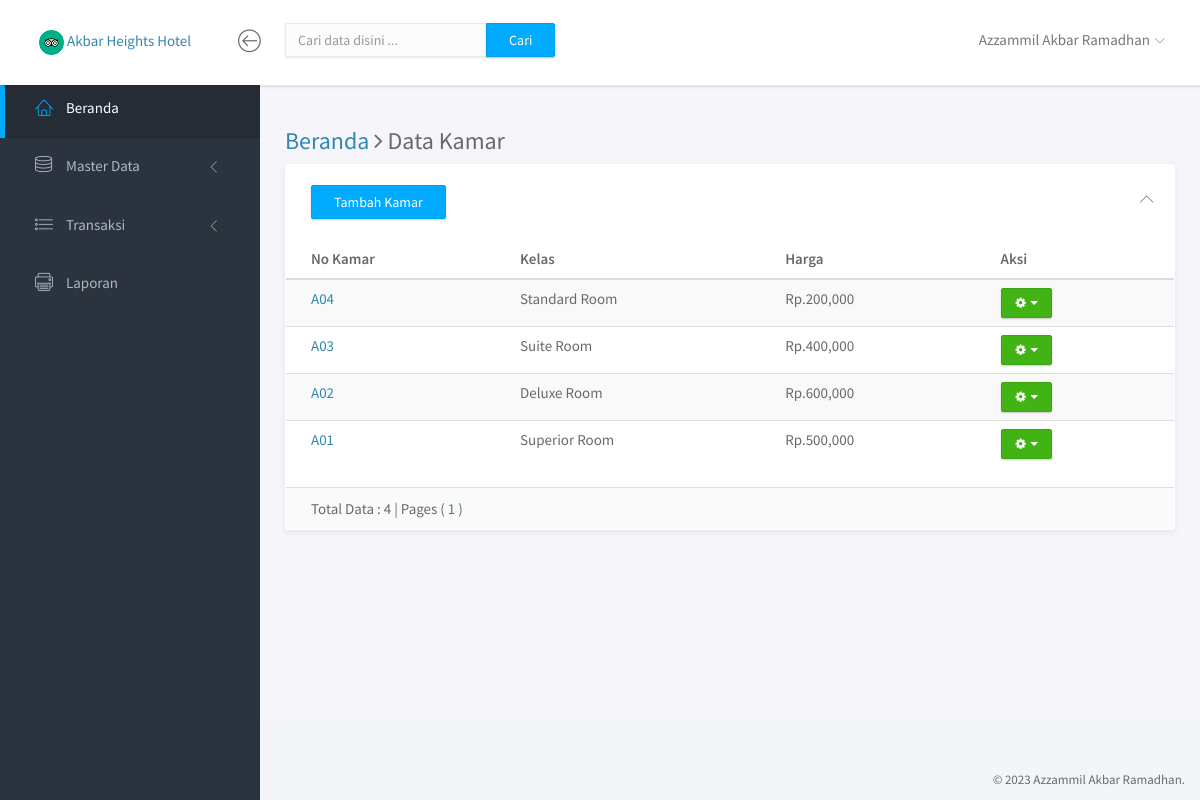
Screenshot of /index.php?p=kamar (signed in) with the database file from the repository.
### tables this page shows
CREATE TABLE `kamar` (
  `no_kamar` varchar(5) NOT NULL,
  `kelas` varchar(20) NOT NULL,
  `harga` int(11) NOT NULL,
  `status_kamar` varchar(8) NOT NULL,
  `dari` datetime NOT NULL,
  `sampai` datetime NOT NULL
);

### pages/kamar.php (the view, shortened to what this page needs)
<?php
$connection = new Connection();
$conn = $connection->getConnection();
$pencarianSQL	= "";
$baris	= 50;
$hal 	= isset($_GET['hal']) ? $_GET['hal'] : 1;
$sql2 = $conn->query("SELECT * FROM kamar $pencarianSQL ");
$total = $sql2->rowCount();
$maks	= ceil($total / $baris);
$mulai	= $baris * ($hal - 1);
?>
<div class="main-content">
	<div class="container-fluid">
		<h3><a href="?p=home">Beranda </a><i class="fa fa-angle-right"></i> Data Kamar</h3>
		<div class="row">
			<div class="col-md-12">
				<div class="panel">
					<div class="panel-heading">
						<div class="text-left"><a href="?p=tambah_kamar" class="btn btn-primary">Tambah Kamar</a></div>
						<div class="right">
							<button type="button" class="btn-toggle-collapse"><i class="lnr lnr-chevron-up"></i></button>
						</div>
					</div>
					<div class="panel-body no-padding">
						<table class="table table-striped">
							<thead>
								<tr>
									<th>No Kamar</th>
									<th>Kelas</th>
									<th>Harga</th>
									<th>Aksi</th>
								</tr>
							</thead>
							<tbody>
								<?php $sqlget = $conn->prepare("SELECT * FROM kamar  $pencarianSQL ORDER BY no_kamar DESC LIMIT $mulai,$baris");
								$sqlget->execute();
								while ($data = $sqlget->fetch(PDO::FETCH_ASSOC)) {
								?>
									<tr>
										<td><a href="#"><?php echo $data['no_kamar']; ?></a></td>
										<td><?php echo $data['kelas']; ?></td>
										<td>Rp.<?php echo number_format($data['harga']); ?></td>
										<td>
											<div class='btn-group'>
												<button type="button" class="btn btn-success btn-xs dropdown-toggle" data-toggle="dropdown">
													<span class="fa fa-cog"></span> &nbsp;<span class="fa fa-caret-down"></span>
												</button>
											</div>
										</td>
									</tr>
								<?php } ?>
							</tbody>
						</table>
					</div>
					<div class="panel-footer">
						<div class="row">
							<div class="col-md-6">Total Data : <?php echo $total; ?> | Pages ( <?php for ($h = 1; $h <= $maks; $h++) {
																									echo "<a href=?p=kamar&hal=$h>$h</a> ";
																								} ?> )
							</div>
						</div>
					</div>
				</div>
			</div>
		</div>
	</div>
</div>

### index.php (shortened to what this page needs)
<?php
if (!isset($_SESSION['username'])) {
	header("Location: halaman_utama.php");
	exit;
} else {
	$connection = new Connection();
	$conn = $connection->getConnection();
	$sql78 = $conn->prepare("SELECT * FROM admin WHERE username='$_SESSION[username]'");
	$sql78->execute();
	$hasil78 = $sql78->fetch(PDO::FETCH_ASSOC);
?>
	<!doctype html>
	<html lang="en">
	<head>
		<link rel="stylesheet" href="assets/vendor/bootstrap/css/bootstrap.min.css">
		<link rel="stylesheet" href="assets/vendor/font-awesome/css/font-awesome.min.css">
		<link rel="stylesheet" href="assets/vendor/linearicons/style.css">
		<link rel="stylesheet" href="assets/vendor/chartist/css/chartist-custom.css">
		<link rel="stylesheet" href="assets/css/main.css">
	</head>
	<body>
		<div id="wrapper">
			<nav class="navbar navbar-default navbar-fixed-top">
				<div class="brand">
					<img src="assets/img/logoindex.png" alt="logo">
					<a href="?p=home">Akbar Heights Hotel</a>
				</div>
				<div class="container-fluid">
					<div class="navbar-btn">
						<button type="button" class="btn-toggle-fullwidth"><i class="lnr lnr-arrow-left-circle"></i></button>
					</div>
					<form class="navbar-form navbar-left" method="post" action="<?php $_SERVER['PHP_SELF']; ?>">
						<div class="input-group">
							<input type="text" class="form-control" name="txtKataKunci" placeholder="Cari data disini ...">
							<span class="input-group-btn"><button type="submit" class="btn btn-primary" name="btnCari">Cari</button></span>
						</div>
					</form>
					<div id="navbar-menu">
						<ul class="nav navbar-nav navbar-right">
							<li class="dropdown">
								<a href="#" class="dropdown-toggle" data-toggle="dropdown"> <span><?php echo $hasil78['nama_admin']; ?></span> <i class="icon-submenu lnr lnr-chevron-down"></i></a>
							</li>
						</ul>
					</div>
				</div>
			</nav>
			<div id="sidebar-nav" class="sidebar">
				<div class="sidebar-scroll">
					<nav>
						<ul class="nav">
							<li><a href="?p=home" class="active"><i class="lnr lnr-home"></i> <span>Beranda</span></a></li>
							<li>
								<a href="#subPages" data-toggle="collapse" class="collapsed"><i class="lnr lnr-database"></i> <span>Master Data</span> <i class="icon-submenu lnr lnr-chevron-left"></i></a>
							</li>
							<li>
								<a href="#subPages2" data-toggle="collapse" class="collapsed"><i class="lnr lnr-list"></i> <span>Transaksi</span> <i class="icon-submenu lnr lnr-chevron-left"></i></a>
							</li>
							<li><a href="?p=laporan" class=""><i class="lnr lnr-printer"></i> <span>Laporan</span></a></li>
						</ul>
					</nav>
				</div>
			</div>
			<div class="main">
				<?php include('isi.php'); ?>
			</div>
			<footer>
				<div class="container-fluid">
					<p class="copyright">&copy; 2023 Azzammil Akbar Ramadhan.</p>
				</div>
			</footer>
		</div>
	</body>
	</html>
<?php } ?>

### rows the page displays
kamar: no_kamar "A04", kelas "Standard Room", harga "200,000"
kamar: no_kamar "A03", kelas "Suite Room", harga "400,000"
kamar: no_kamar "A02", kelas "Deluxe Room", harga "600,000"
kamar: no_kamar "A01", kelas "Superior Room", harga "500,000"

### other values shown
$hasil78['nama_admin'] "Azzammil Akbar Ramadhan"
$total "4"
